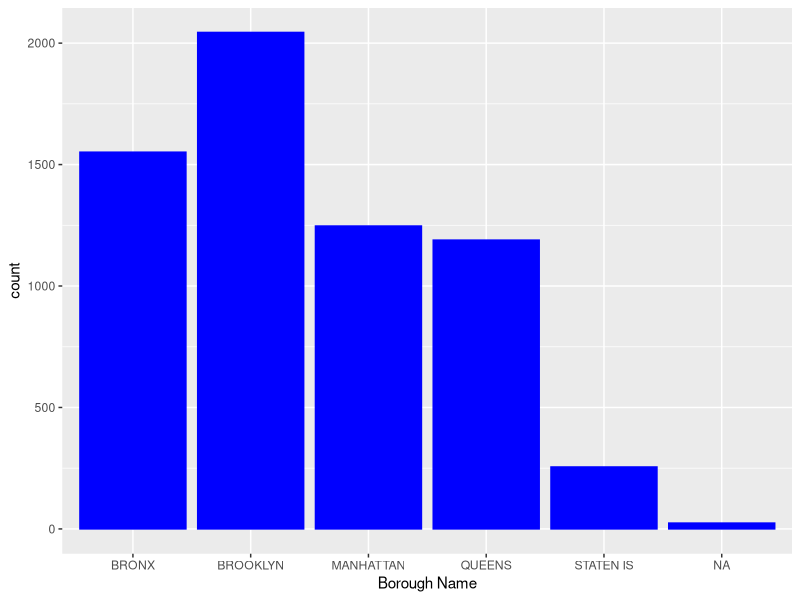
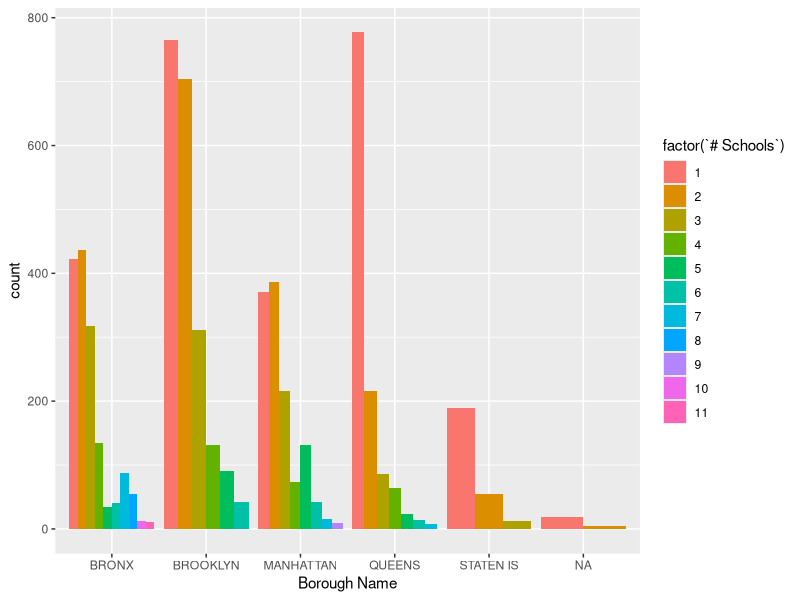
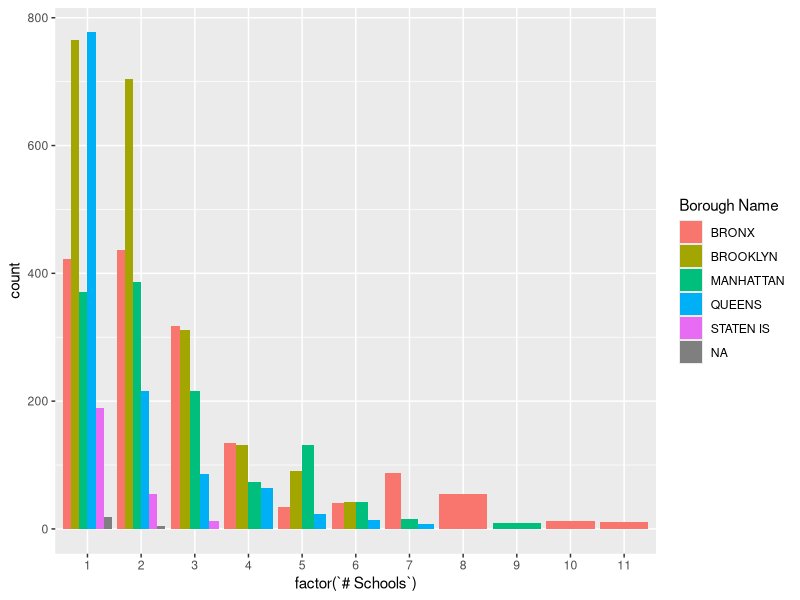
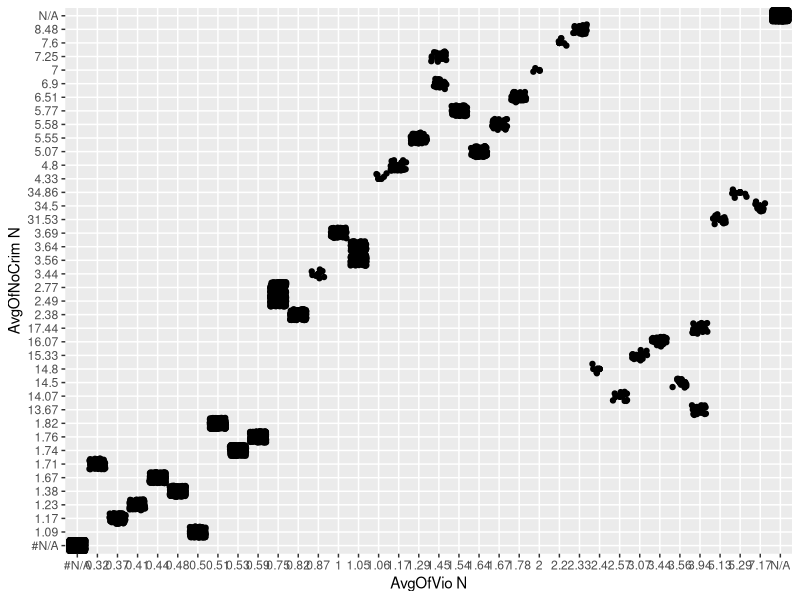

Write the R code that produced these figures, in order.
## ---- chunk 1
library(tidyverse)
df <- read_csv("data/schoolsafetyreport.csv")
## ---- chunk 2
ggplot(df, aes(x = `Borough Name`)) + 
  geom_bar(color = "blue", fill = "blue") 
## ---- chunk 3
ggplot(df, aes(x = `Borough Name`, fill = factor(`# Schools`))) + 
  geom_bar(position = "dodge")
## ---- chunk 4
ggplot(df, aes(fill = `Borough Name`, x = factor(`# Schools`))) + 
  geom_bar(position = "dodge") 
## ---- chunk 5
ggplot(df, aes(x = `AvgOfVio N`, y = `AvgOfNoCrim N`)) + 
  geom_point() +
  geom_jitter()
